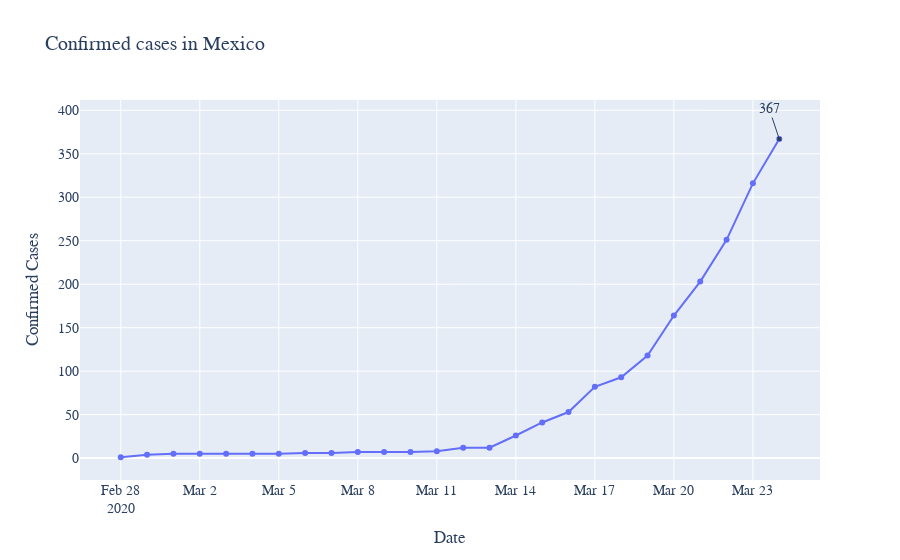

Notebook source saved alongside this figure:
### Code cell
# we also can plot only 1 time series
graph_lines(['Mexico'])

### Figure 1 — Plotly figure (JSON) as saved in the notebook; plotly's stock layout.template omitted (floating-point values rounded to 4 significant figures)
{"data": [{"line": {"width": 2}, "mode": "lines+markers", "name": "Mexico", "type": "scatter", "x": ["2020-02-28", "2020-02-29", "2020-03-01", "2020-03-02", "2020-03-03", "2020-03-04", "2020-03-05", "2020-03-06", "2020-03-07", "2020-03-08", "2020-03-09", "2020-03-10", "2020-03-11", "2020-03-12", "2020-03-13", "2020-03-14", "2020-03-15", "2020-03-16", "2020-03-17", "2020-03-18", "2020-03-19", "2020-03-20", "2020-03-21", "2020-03-22", "2020-03-23", "2020-03-24"], "y": [1, 4, 5, 5, 5, 5, 5, 6, 6, 7, 7, 7, 8, 12, 12, 26, 41, 53, 82, 93, 118, 164, 203, 251, 316, 367]}], "layout": {"annotations": [{"arrowhead": 7, "showarrow": true, "text": "367", "x": "2020-03-24", "xref": "x", "y": 367, "yref": "y"}], "font": {"family": "Arial, bold", "size": 14}, "title": {"text": "Confirmed cases in Mexico"}, "xaxis": {"title": {"text": "Date"}}, "yaxis": {"title": {"text": "Confirmed Cases"}}}}
